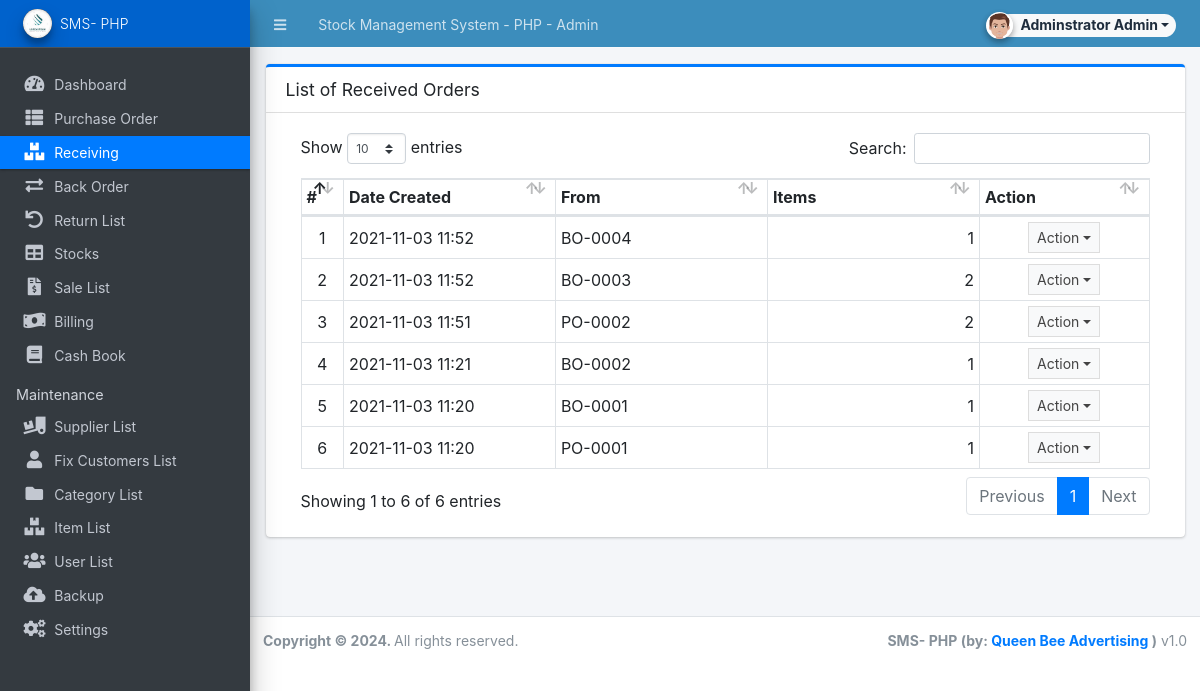
/admin/?page=receiving (signed in), run on the app's committed database.
### tables this page shows
CREATE TABLE `receiving_list` (
  `id` int(30) NOT NULL,
  `form_id` int(30) NOT NULL,
  `from_order` tinyint(1) NOT NULL DEFAULT 1 COMMENT '1=PO ,2 = BO',
  `amount` float NOT NULL DEFAULT 0,
  `discount_perc` float NOT NULL DEFAULT 0,
  `discount` float NOT NULL DEFAULT 0,
  `tax_perc` float NOT NULL DEFAULT 0,
  `tax` float NOT NULL DEFAULT 0,
  `stock_ids` text DEFAULT NULL,
  `remarks` text DEFAULT NULL,
  `date_created` datetime NOT NULL DEFAULT current_timestamp(),
  `date_updated` datetime NOT NULL DEFAULT current_timestamp() ON UPDATE current_timestamp()
);

CREATE TABLE `back_order_list` (
  `id` int(30) NOT NULL,
  `receiving_id` int(30) NOT NULL,
  `po_id` int(30) NOT NULL,
  `bo_code` varchar(50) NOT NULL,
  `supplier_id` int(30) NOT NULL,
  `amount` float NOT NULL,
  `discount_perc` float NOT NULL DEFAULT 0,
  `discount` float NOT NULL DEFAULT 0,
  `tax_perc` float NOT NULL DEFAULT 0,
  `tax` float NOT NULL DEFAULT 0,
  `remarks` text DEFAULT NULL,
  `status` tinyint(4) NOT NULL DEFAULT 0 COMMENT '0 = pending, 1 = partially received, 2 =received',
  `date_created` datetime NOT NULL DEFAULT current_timestamp(),
  `date_updated` datetime NOT NULL DEFAULT current_timestamp() ON UPDATE current_timestamp()
);

CREATE TABLE `purchase_order_list` (
  `id` int(30) NOT NULL,
  `po_code` varchar(50) NOT NULL,
  `supplier_id` int(30) NOT NULL,
  `amount` float NOT NULL,
  `discount_perc` float NOT NULL DEFAULT 0,
  `discount` float NOT NULL DEFAULT 0,
  `tax_perc` float NOT NULL DEFAULT 0,
  `tax` float NOT NULL DEFAULT 0,
  `remarks` text NOT NULL,
  `status` tinyint(4) NOT NULL DEFAULT 0 COMMENT '0 = pending, 1 = partially received, 2 =received',
  `date_created` datetime NOT NULL DEFAULT current_timestamp(),
  `date_updated` datetime NOT NULL DEFAULT current_timestamp() ON UPDATE current_timestamp()
);

### admin/receiving/index.php (the view, shortened to what this page needs)
<div class="card card-outline card-primary">
    <div class="card-header">
        <h3 class="card-title">List of Received Orders</h3>
    </div>
    <div class="card-body">
        <div class="container-fluid">
            <div class="container-fluid">
                <table class="table table-bordered table-stripped">
                    <colgroup>
                        <col width="5%">
                        <col width="25%">
                        <col width="25%">
                        <col width="25%">
                        <col width="20%">
                    </colgroup>
                    <thead>
                        <tr>
                            <th>#</th>
                            <th>Date Created</th>
                            <th>From</th>
                            <th>Items</th>
                            <th>Action</th>
                        </tr>
                    </thead>
                    <tbody>
                        <?php
                        $i = 1;
                        $qry = $conn->query("SELECT * FROM `receiving_list` ORDER BY `date_created` DESC");
                        while ($row = $qry->fetch_assoc()):
                            $row['items'] = explode(',', $row['stock_ids']);
                            $code = '';
                            if (!empty($row['form_id'])) {
                                if ($row['from_order'] == 1) {
                                    $result = $conn->query("SELECT po_code FROM `purchase_order_list` WHERE id='{$row['form_id']}'");
                                    if ($result && $result->num_rows > 0) {
                                        $code = $result->fetch_assoc()['po_code'];
                                    }
                                } else {
                                    $result = $conn->query("SELECT bo_code FROM `back_order_list` WHERE id='{$row['form_id']}'");
                                    if ($result && $result->num_rows > 0) {
                                        $code = $result->fetch_assoc()['bo_code'];
                                    }
                                }
                            }
                            ?>
                            <tr>
                                <td class="text-center">
                                    <?php echo $i++; ?>
                                </td>
                                <td>
                                    <?php echo date("Y-m-d H:i", strtotime($row['date_created'])) ?>
                                </td>
                                <td>
                                    <?php echo $code ?>
                                </td>
                                <td class="text-right">
                                    <?php echo number_format(count($row['items'])) ?>
                                </td>
                                <td align="center">
                                    <button type="button"
                                        class="btn btn-flat btn-default btn-sm dropdown-toggle dropdown-icon"
                                        data-toggle="dropdown">
                                        Action
                                    </button>
                                </td>
                            </tr>
                        <?php endwhile; ?>
                    </tbody>
                </table>
            </div>
        </div>
    </div>
</div>

### data on the page
receiving_list: date_created "2021-11-03 11:52", back_order_list.bo_code "BO-0004", count($row['items']) "1"
receiving_list: date_created "2021-11-03 11:52", back_order_list.bo_code "BO-0003", count($row['items']) "2"
receiving_list: date_created "2021-11-03 11:51", purchase_order_list.po_code "PO-0002", count($row['items']) "2"
receiving_list: date_created "2021-11-03 11:21", back_order_list.bo_code "BO-0002", count($row['items']) "1"
receiving_list: date_created "2021-11-03 11:20", back_order_list.bo_code "BO-0001", count($row['items']) "1"
receiving_list: date_created "2021-11-03 11:20", purchase_order_list.po_code "PO-0001", count($row['items']) "1"

### other printed values
$_settings->info('name') "Stock Management System - PHP"
$_settings->userdata('firstname').' '.$_settings->userdata('lastname') "Adminstrator Admin"
$_settings->info('short_name') "SMS- PHP"
